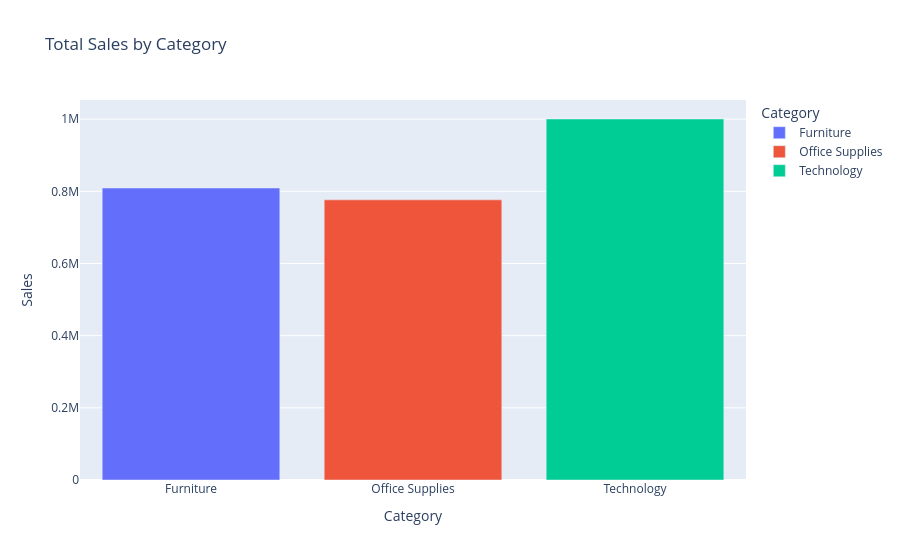

Notebook code for this chart:
### Markdown cell above
This interactive bar chart displays total sales generated by each category. The visualization allows users to explore category-wise sales performance through interactive features such as hover information and zoom controls.

### Code cell
category_sales = df.groupby('Category')['Sales'].sum().reset_index()

bar_fig = px.bar(
    category_sales,
    x='Category',
    y='Sales',
    color='Category',
    title='Total Sales by Category'
)

bar_fig.show()

### Figure 1 — Plotly figure (JSON) as saved in the notebook; plotly's stock layout.template omitted (floating-point values rounded to 4 significant figures)
{"data": [{"alignmentgroup": "True", "hovertemplate": "Category=%{x}<br>Sales=%{y}<extra></extra>", "legendgroup": "Furniture", "marker": {"color": "#636efa", "pattern": {"shape": ""}}, "name": "Furniture", "offsetgroup": "Furniture", "orientation": "v", "showlegend": true, "textposition": "auto", "type": "bar", "x": ["Furniture"], "xaxis": "x", "y": [809100.0], "yaxis": "y"}, {"alignmentgroup": "True", "hovertemplate": "Category=%{x}<br>Sales=%{y}<extra></extra>", "legendgroup": "Office Supplies", "marker": {"color": "#EF553B", "pattern": {"shape": ""}}, "name": "Office Supplies", "offsetgroup": "Office Supplies", "orientation": "v", "showlegend": true, "textposition": "auto", "type": "bar", "x": ["Office Supplies"], "xaxis": "x", "y": [776300.0], "yaxis": "y"}, {"alignmentgroup": "True", "hovertemplate": "Category=%{x}<br>Sales=%{y}<extra></extra>", "legendgroup": "Technology", "marker": {"color": "#00cc96", "pattern": {"shape": ""}}, "name": "Technology", "offsetgroup": "Technology", "orientation": "v", "showlegend": true, "textposition": "auto", "type": "bar", "x": ["Technology"], "xaxis": "x", "y": [1000000.0], "yaxis": "y"}], "layout": {"barmode": "relative", "legend": {"title": {"text": "Category"}, "tracegroupgap": 0}, "title": {"text": "Total Sales by Category"}, "xaxis": {"anchor": "y", "categoryarray": ["Furniture", "Office Supplies", "Technology"], "categoryorder": "array", "domain": [0, 1], "title": {"text": "Category"}}, "yaxis": {"anchor": "x", "domain": [0, 1], "title": {"text": "Sales"}}}}
